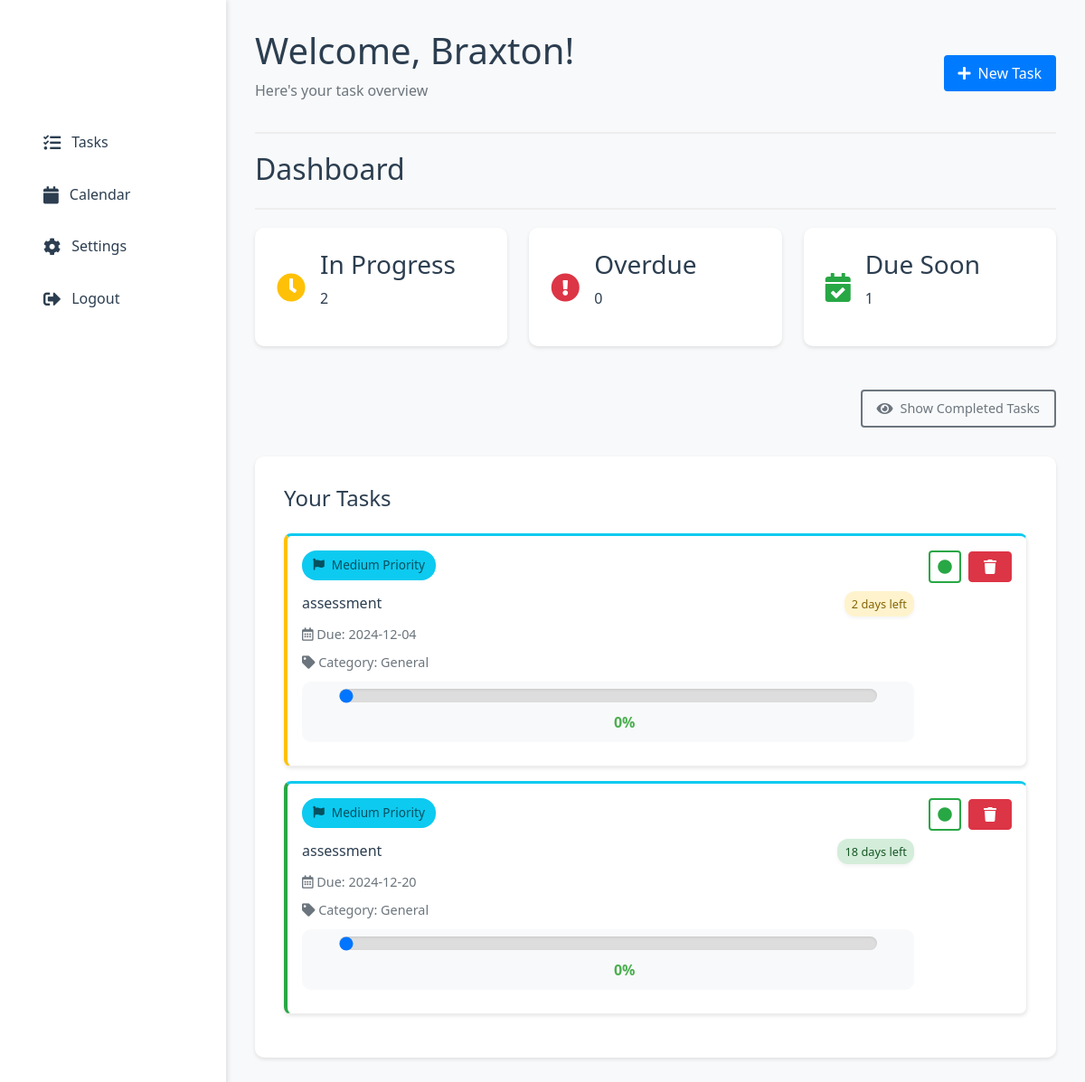
The app's page /dashboard (signed in) with its own data.
### tables this page shows
CREATE TABLE todos (
                id INTEGER PRIMARY KEY AUTOINCREMENT,
                user_id INTEGER NOT NULL,
                task TEXT NOT NULL,
                due_date TEXT NOT NULL,
                done BOOLEAN NOT NULL DEFAULT 0, category_id INTEGER 
            REFERENCES categories(id), category TEXT DEFAULT 'General', notes TEXT DEFAULT '', custom_color TEXT DEFAULT NULL, importance TEXT DEFAULT 'medium', progress INTEGER DEFAULT 0,
                FOREIGN KEY (user_id) REFERENCES users (id)
            );

### app.py (the view, shortened to what this page needs)
@app.route("/dashboard", methods=["GET", "POST"])
@app.route("/dashboard/<show_completed>")
def dashboard(show_completed=None):
    if 'user_id' not in session:
        flash("Please login first!", "error")
        return redirect(url_for("login"))
    conn = sqlite3.connect(DB_PATH)
    cursor = conn.cursor()
    if show_completed:
        cursor.execute("""
            SELECT id, task, due_date, category, notes, importance, progress, done
            FROM todos
            WHERE user_id = ?
            ORDER BY done ASC, date(due_date) ASC
        """, (session['user_id'],))
    else:
        cursor.execute("""
            SELECT id, task, due_date, category, notes, importance, progress, done
            FROM todos
            WHERE user_id = ? AND done = 0
            ORDER BY date(due_date) ASC
        """, (session['user_id'],))
    todos = cursor.fetchall()
    conn.close()
    todo_list = []
    for todo in todos:
        due_date = datetime.fromisoformat(todo[2])
        time_left = due_date.date() - date.today()
        days_left = time_left.days
        color = colour(days_left)
        if days_left < 0:
            due_text = f"{abs(days_left)} days overdue"
        elif days_left == 0:
            due_text = "Due today"
        elif days_left == 1:
            due_text = "Due tomorrow"
        else:
            due_text = f"{days_left} days left"
        todo_list.append({
            "id": todo[0],
            "task": todo[1],
            "due_date": due_date.strftime("%Y-%m-%d"),
            "category": todo[3],
            "notes": todo[4],
            "importance": todo[5],
            "progress": todo[6],  # Added progress
            "color": color,
            "due_text": due_text,
            "done": todo[7],  # Add the done status
        })
    return render_template("dashboard.html",
                         todo_list=todo_list,
                         show_completed=bool(show_completed))

### app.py (called while the page is built)
def colour(days_left):
    if days_left < 0:
        return "red"  # Overdue
    elif days_left == 0:
        return "yellow"  # Due today
    elif days_left == 1:
        return "yellow"  # Due tomorrow
    elif days_left <= 7:
        return "yellow"  # Due soon
    else:
        return "on-time"  # On time

### templates/dashboard.html (shortened to what this page needs)
<!DOCTYPE html>
<html lang="en">
<head>
    <link rel="stylesheet" href="{{ url_for('static', filename='css/style.css') }}">
    <link rel="stylesheet" href="https://cdnjs.cloudflare.com/ajax/libs/font-awesome/5.15.4/css/all.min.css">
</head>
<body class="dashboard-body">
    <div class="dashboard-container">
        <aside class="sidebar">
            <div class="sidebar-header">
                <h2 class="logo">TaskMaster Pro</h2>
            </div>
            <nav class="sidebar-nav">
                <a href="{{ url_for('dashboard') }}" class="nav-item {% if active_page == 'tasks' %}active{% endif %}">
                    <i class="fas fa-tasks"></i> Tasks
                </a>
                <a href="{{ url_for('calendar_view') }}" class="nav-item {% if active_page == 'calendar' %}active{% endif %}">
                    <i class="fas fa-calendar"></i> Calendar
                </a>
                <a href="{{ url_for('settings') }}" class="nav-item {% if active_page == 'settings' %}active{% endif %}">
                    <i class="fas fa-cog"></i> Settings
                </a>
                <a href="{{ url_for('logout') }}" class="nav-item">
                    <i class="fas fa-sign-out-alt"></i> Logout
                </a>
            </nav>
        </aside>
        <main class="main-content">
            <header class="dashboard-header">
                <div>
                    <h1>Welcome, {{ session['username'] }}!</h1>
                    <p class="text-muted">Here's your task overview</p>
                </div>
                <div class="header-actions">
                    <button class="btn btn-primary" onclick="document.getElementById('addTaskModal').style.display='block'">
                        <i class="fas fa-plus"></i> New Task
                    </button>
                </div>
            </header>
            <div class="dashboard-header">
                <h2>Dashboard</h2>
            </div>
            <div class="task-summary">
                <div class="summary-card">
                    <i class="fas fa-clock text-warning"></i>
                    <div class="summary-info">
                        <h3>In Progress</h3>
                        <p>{{ todo_list|length }}</p>
                    </div>
                </div>
                <div class="summary-card">
                    <i class="fas fa-exclamation-circle text-danger"></i>
                    <div class="summary-info">
                        <h3>Overdue</h3>
                        <p>{{ todo_list|selectattr('color', 'equalto', 'red')|list|length }}</p>
                    </div>
                </div>
                <div class="summary-card">
                    <i class="fas fa-calendar-check text-success"></i>
                    <div class="summary-info">
                        <h3>Due Soon</h3>
                        <p>{{ todo_list|selectattr('color', 'equalto', 'yellow')|list|length }}</p>
                    </div>
                </div>
            </div>
            <div class="dashboard-actions">
                <button class="btn btn-outline-secondary toggle-completed-btn">
                    <i class="fas fa-eye"></i>
                    <span class="toggle-text">Show Completed Tasks</span>
                </button>
            </div>
            <div class="task-list">
                <h2>Your Tasks</h2>
                {% if todo_list %}
                    {% for todo in todo_list %}
                    <div class="task-card status-{{ todo.color }} {% if todo.done %}task-completed{% endif %}">
                        <div class="task-content">
                            <div class="task-priority">
                                <span class="importance-badge {{ todo.importance }}">
                                    <i class="fas fa-flag"></i> {{ todo.importance|title }} Priority
                                </span>
                            </div>
                            <div class="task-header">
                                <h3>{{ todo.task }}</h3>
                                <span class="due-badge {{ todo.color }}">{{ todo.due_text }}</span>
                            </div>
                            <p><i class="far fa-calendar-alt"></i> Due: {{ todo.due_date }}</p>
                            <p><i class="fas fa-tag"></i> Category: {{ todo.category }}</p>
                            <div class="progress-bar">
                                <input type="range" min="0" max="100" value="{{ todo.progress }}"
                                       class="progress-slider" data-task-id="{{ todo.id }}">
                                <span class="progress-value">{{ todo.progress }}%</span>
                            </div>
                        </div>
                        <div class="task-actions">
                            <button class="btn btn-sm toggle-complete-btn {% if todo.done %}btn-success active{% else %}btn-outline-success{% endif %}"
                                    data-task-id="{{ todo.id }}">
                                <i class="fas {% if todo.done %}fa-check-circle{% else %}fa-circle{% endif %}"></i>
                            </button>
                            <a href="{{ url_for('delete_task', task_id=todo.id) }}" class="btn btn-danger btn-sm">
                                <i class="fas fa-trash"></i>
                            </a>
                        </div>
                    </div>
                    {% endfor %}
                {% else %}
                    <div class="empty-state">
                        <i class="fas fa-clipboard-list"></i>
                        <p>No tasks yet. Add your first task to get started!</p>
                    </div>
                {% endif %}
            </div>
        </main>
    </div>
</body>
</html>

### templates/dashboard.html (style rules this page uses)
.dashboard-header { display: flex; justify-content: space-between; align-items: center; margin-bottom: 20px; }
.btn { padding: 8px 16px; text-decoration: none; border-radius: 4px; display: inline-flex; align-items: center; gap: 0.5rem; }
.btn-primary { background-color: #007bff; color: white; }
.btn-danger { background-color: #dc3545; color: white; }
.btn i { font-size: 1rem; }
.task-header { display: flex; justify-content: space-between; align-items: center; margin-bottom: 0.5rem; }
.due-badge { font-size: 0.8rem; padding: 0.25rem 0.5rem; border-radius: 12px; font-weight: 500; }
.due-badge.yellow { background-color: #fff3cd; color: #856404; }
.due-badge.on-time { background-color: #d4edda; color: #155724; }
.task-card { display: flex; justify-content: space-between; align-items: flex-start; padding: 1rem; margin-bottom: 1rem; background: white; border-radius: 8px; box-shadow: 0 2px 4px rgba(0,0,0,0.1); }
.task-content { flex-grow: 1; margin-right: 1rem; }
.importance-badge { font-size: 0.8rem; padding: 0.25rem 0.5rem; border-radius: 12px; font-weight: 500; }
.importance-badge.medium { background-color: #cff4fc; color: #055160; }
.task-priority { margin-bottom: 0.75rem; }
.importance-badge { display: inline-flex; align-items: center; gap: 0.5rem; padding: 0.35rem 0.75rem; border-radius: 16px; font-weight: 500; font-size: 0.85rem; }
.importance-badge i { font-size: 0.8rem; }
.importance-badge.medium { background-color: #0dcaf0; color: #055160; }
.task-card { border-top: 3px solid transparent; }
.task-card:has(.importance-badge.medium) { border-top-color: #0dcaf0; }

### records on screen
todos: importance "Medium", task "assessment", due_text "2 days left", due_date "2024-12-04", category "General", progress "0", done False (drawn)
todos: importance "Medium", task "assessment", due_text "18 days left", due_date "2024-12-20", category "General", progress "0", done False (drawn)

### other values on screen
{{ session['username'] }} "Braxton"
{{ todo_list|length }} "2"
{{ todo_list|selectattr('color', 'equalto', 'red')|list|length }} "0"
{{ todo_list|selectattr('color', 'equalto', 'yellow')|list|length }} "1"
